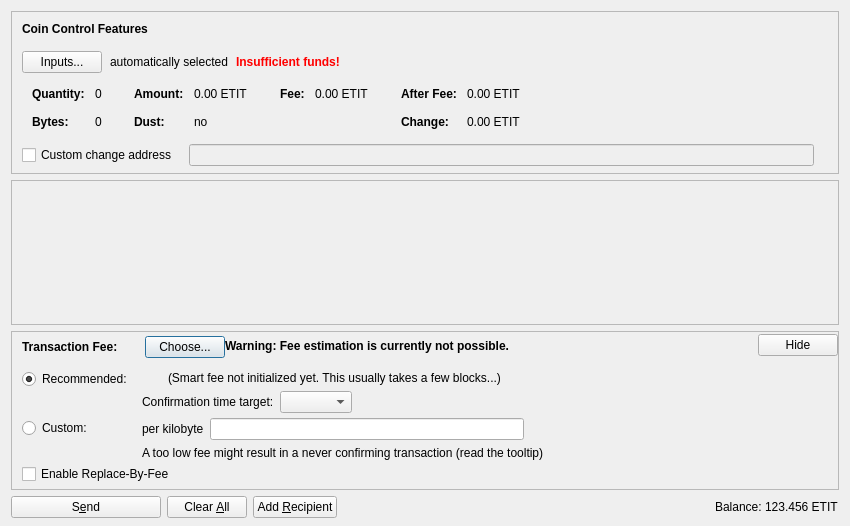
<?xml version="1.0" encoding="UTF-8"?>
<ui version="4.0">
 <class>SendCoinsDialog</class>
 <widget class="QDialog" name="SendCoinsDialog">
  <property name="geometry">
   <rect>
    <x>0</x>
    <y>0</y>
    <width>850</width>
    <height>526</height>
   </rect>
  </property>
  <property name="windowTitle">
   <string>Send Coins</string>
  </property>
  <layout class="QVBoxLayout" name="verticalLayout" stretch="0,1,0,0">
   <property name="bottomMargin">
    <number>8</number>
   </property>
   <item>
    <widget class="QFrame" name="frameCoinControl">
     <property name="sizePolicy">
      <sizepolicy hsizetype="Expanding" vsizetype="Expanding">
       <horstretch>0</horstretch>
       <verstretch>0</verstretch>
      </sizepolicy>
     </property>
     <property name="maximumSize">
      <size>
       <width>16777215</width>
       <height>16777215</height>
      </size>
     </property>
     <property name="frameShape">
      <enum>QFrame::StyledPanel</enum>
     </property>
     <property name="frameShadow">
      <enum>QFrame::Sunken</enum>
     </property>
     <layout class="QVBoxLayout" name="verticalLayoutCoinControl2">
      <property name="spacing">
       <number>0</number>
      </property>
      <property name="leftMargin">
       <number>0</number>
      </property>
      <property name="topMargin">
       <number>0</number>
      </property>
      <property name="rightMargin">
       <number>0</number>
      </property>
      <property name="bottomMargin">
       <number>6</number>
      </property>
      <item>
       <layout class="QVBoxLayout" name="verticalLayoutCoinControl" stretch="0,0,0,0,1">
        <property name="spacing">
         <number>0</number>
        </property>
        <property name="leftMargin">
         <number>10</number>
        </property>
        <property name="topMargin">
         <number>10</number>
        </property>
        <item>
         <layout class="QHBoxLayout" name="horizontalLayoutCoinControl1">
          <property name="bottomMargin">
           <number>15</number>
          </property>
          <item>
           <widget class="QLabel" name="labelCoinControlFeatures">
            <property name="sizePolicy">
             <sizepolicy hsizetype="Preferred" vsizetype="Maximum">
              <horstretch>0</horstretch>
              <verstretch>0</verstretch>
             </sizepolicy>
            </property>
            <property name="font">
             <font>
              <weight>75</weight>
              <bold>true</bold>
             </font>
            </property>
            <property name="styleSheet">
             <string notr="true">font-weight:bold;</string>
            </property>
            <property name="text">
             <string>Coin Control Features</string>
            </property>
           </widget>
          </item>
         </layout>
        </item>
        <item>
         <layout class="QHBoxLayout" name="horizontalLayoutCoinControl2" stretch="0,0,0,0">
          <property name="spacing">
           <number>8</number>
          </property>
          <property name="bottomMargin">
           <number>10</number>
          </property>
          <item>
           <widget class="QPushButton" name="pushButtonCoinControl">
            <property name="styleSheet">
             <string notr="true"/>
            </property>
            <property name="text">
             <string>Inputs...</string>
            </property>
            <property name="autoDefault">
             <bool>false</bool>
            </property>
           </widget>
          </item>
          <item>
           <widget class="QLabel" name="labelCoinControlAutomaticallySelected">
            <property name="text">
             <string>automatically selected</string>
            </property>
            <property name="margin">
             <number>5</number>
            </property>
           </widget>
          </item>
          <item>
           <widget class="QLabel" name="labelCoinControlInsuffFunds">
            <property name="font">
             <font>
              <weight>75</weight>
              <bold>true</bold>
             </font>
            </property>
            <property name="styleSheet">
             <string notr="true">color:red;font-weight:bold;</string>
            </property>
            <property name="text">
             <string>Insufficient funds!</string>
            </property>
            <property name="margin">
             <number>5</number>
            </property>
           </widget>
          </item>
          <item>
           <spacer name="horizontalSpacerCoinControl">
            <property name="orientation">
             <enum>Qt::Horizontal</enum>
            </property>
            <property name="sizeHint" stdset="0">
             <size>
              <width>40</width>
              <height>1</height>
             </size>
            </property>
           </spacer>
          </item>
         </layout>
        </item>
        <item>
         <widget class="QWidget" name="widgetCoinControl" native="true">
          <property name="sizePolicy">
           <sizepolicy hsizetype="Preferred" vsizetype="Preferred">
            <horstretch>0</horstretch>
            <verstretch>0</verstretch>
           </sizepolicy>
          </property>
          <property name="minimumSize">
           <size>
            <width>0</width>
            <height>0</height>
           </size>
          </property>
          <property name="styleSheet">
           <string notr="true"/>
          </property>
          <layout class="QHBoxLayout" name="horizontalLayoutCoinControl5">
           <property name="leftMargin">
            <number>0</number>
           </property>
           <property name="topMargin">
            <number>0</number>
           </property>
           <property name="rightMargin">
            <number>0</number>
           </property>
           <property name="bottomMargin">
            <number>0</number>
           </property>
           <item>
            <layout class="QHBoxLayout" name="horizontalLayoutCoinControl3" stretch="0,0,0,1">
             <property name="spacing">
              <number>20</number>
             </property>
             <property name="topMargin">
              <number>0</number>
             </property>
             <property name="bottomMargin">
              <number>10</number>
             </property>
             <item>
              <layout class="QFormLayout" name="formLayoutCoinControl1">
               <property name="horizontalSpacing">
                <number>10</number>
               </property>
               <property name="verticalSpacing">
                <number>14</number>
               </property>
               <property name="leftMargin">
                <number>10</number>
               </property>
               <property name="topMargin">
                <number>4</number>
               </property>
               <property name="rightMargin">
                <number>6</number>
               </property>
               <item row="0" column="0">
                <widget class="QLabel" name="labelCoinControlQuantityText">
                 <property name="font">
                  <font>
                   <weight>75</weight>
                   <bold>true</bold>
                  </font>
                 </property>
                 <property name="text">
                  <string>Quantity:</string>
                 </property>
                 <property name="margin">
                  <number>0</number>
                 </property>
                </widget>
               </item>
               <item row="0" column="1">
                <widget class="QLabel" name="labelCoinControlQuantity">
                 <property name="cursor">
                  <cursorShape>IBeamCursor</cursorShape>
                 </property>
                 <property name="contextMenuPolicy">
                  <enum>Qt::ActionsContextMenu</enum>
                 </property>
                 <property name="text">
                  <string notr="true">0</string>
                 </property>
                 <property name="margin">
                  <number>0</number>
                 </property>
                 <property name="textInteractionFlags">
                  <set>Qt::LinksAccessibleByMouse|Qt::TextSelectableByKeyboard|Qt::TextSelectableByMouse</set>
                 </property>
                </widget>
               </item>
               <item row="1" column="0">
                <widget class="QLabel" name="labelCoinControlBytesText">
                 <property name="font">
                  <font>
                   <weight>75</weight>
                   <bold>true</bold>
                  </font>
                 </property>
                 <property name="text">
                  <string>Bytes:</string>
                 </property>
                </widget>
               </item>
               <item row="1" column="1">
                <widget class="QLabel" name="labelCoinControlBytes">
                 <property name="cursor">
                  <cursorShape>IBeamCursor</cursorShape>
                 </property>
                 <property name="contextMenuPolicy">
                  <enum>Qt::ActionsContextMenu</enum>
                 </property>
                 <property name="text">
                  <string notr="true">0</string>
                 </property>
                 <property name="textInteractionFlags">
                  <set>Qt::LinksAccessibleByMouse|Qt::TextSelectableByKeyboard|Qt::TextSelectableByMouse</set>
                 </property>
                </widget>
               </item>
              </layout>
             </item>
             <item>
              <layout class="QFormLayout" name="formLayoutCoinControl2">
               <property name="horizontalSpacing">
                <number>10</number>
               </property>
               <property name="verticalSpacing">
                <number>14</number>
               </property>
               <property name="leftMargin">
                <number>6</number>
               </property>
               <property name="topMargin">
                <number>4</number>
               </property>
               <property name="rightMargin">
                <number>6</number>
               </property>
               <item row="0" column="0">
                <widget class="QLabel" name="labelCoinControlAmountText">
                 <property name="font">
                  <font>
                   <weight>75</weight>
                   <bold>true</bold>
                  </font>
                 </property>
                 <property name="text">
                  <string>Amount:</string>
                 </property>
                 <property name="margin">
                  <number>0</number>
                 </property>
                </widget>
               </item>
               <item row="0" column="1">
                <widget class="QLabel" name="labelCoinControlAmount">
                 <property name="cursor">
                  <cursorShape>IBeamCursor</cursorShape>
                 </property>
                 <property name="contextMenuPolicy">
                  <enum>Qt::ActionsContextMenu</enum>
                 </property>
                 <property name="text">
                  <string notr="true">0.00 ETIT</string>
                 </property>
                 <property name="textInteractionFlags">
                  <set>Qt::LinksAccessibleByMouse|Qt::TextSelectableByKeyboard|Qt::TextSelectableByMouse</set>
                 </property>
                </widget>
               </item>
               <item row="1" column="0">
                <widget class="QLabel" name="labelCoinControlLowOutputText">
                 <property name="font">
                  <font>
                   <weight>75</weight>
                   <bold>true</bold>
                  </font>
                 </property>
                 <property name="text">
                  <string>Dust:</string>
                 </property>
                </widget>
               </item>
               <item row="1" column="1">
                <widget class="QLabel" name="labelCoinControlLowOutput">
                 <property name="cursor">
                  <cursorShape>IBeamCursor</cursorShape>
                 </property>
                 <property name="contextMenuPolicy">
                  <enum>Qt::ActionsContextMenu</enum>
                 </property>
                 <property name="text">
                  <string notr="true">no</string>
                 </property>
                 <property name="textInteractionFlags">
                  <set>Qt::LinksAccessibleByMouse|Qt::TextSelectableByKeyboard|Qt::TextSelectableByMouse</set>
                 </property>
                </widget>
               </item>
              </layout>
             </item>
             <item>
              <layout class="QFormLayout" name="formLayoutCoinControl3">
               <property name="horizontalSpacing">
                <number>10</number>
               </property>
               <property name="verticalSpacing">
                <number>14</number>
               </property>
               <property name="leftMargin">
                <number>6</number>
               </property>
               <property name="topMargin">
                <number>4</number>
               </property>
               <property name="rightMargin">
                <number>6</number>
               </property>
               <item row="0" column="0">
                <widget class="QLabel" name="labelCoinControlFeeText">
                 <property name="font">
                  <font>
                   <weight>75</weight>
                   <bold>true</bold>
                  </font>
                 </property>
                 <property name="text">
                  <string>Fee:</string>
                 </property>
                 <property name="margin">
                  <number>0</number>
                 </property>
                </widget>
               </item>
               <item row="0" column="1">
                <widget class="QLabel" name="labelCoinControlFee">
                 <property name="cursor">
                  <cursorShape>IBeamCursor</cursorShape>
                 </property>
                 <property name="contextMenuPolicy">
                  <enum>Qt::ActionsContextMenu</enum>
                 </property>
                 <property name="text">
                  <string notr="true">0.00 ETIT</string>
                 </property>
                 <property name="textInteractionFlags">
                  <set>Qt::LinksAccessibleByMouse|Qt::TextSelectableByKeyboard|Qt::TextSelectableByMouse</set>
                 </property>
                </widget>
               </item>
              </layout>
             </item>
             <item>
              <layout class="QFormLayout" name="formLayoutCoinControl4">
               <property name="horizontalSpacing">
                <number>10</number>
               </property>
               <property name="verticalSpacing">
                <number>14</number>
               </property>
               <property name="leftMargin">
                <number>6</number>
               </property>
               <property name="topMargin">
                <number>4</number>
               </property>
               <property name="rightMargin">
                <number>6</number>
               </property>
               <item row="0" column="0">
                <widget class="QLabel" name="labelCoinControlAfterFeeText">
                 <property name="font">
                  <font>
                   <weight>75</weight>
                   <bold>true</bold>
                  </font>
                 </property>
                 <property name="text">
                  <string>After Fee:</string>
                 </property>
                 <property name="margin">
                  <number>0</number>
                 </property>
                </widget>
               </item>
               <item row="0" column="1">
                <widget class="QLabel" name="labelCoinControlAfterFee">
                 <property name="cursor">
                  <cursorShape>IBeamCursor</cursorShape>
                 </property>
                 <property name="contextMenuPolicy">
                  <enum>Qt::ActionsContextMenu</enum>
                 </property>
                 <property name="text">
                  <string notr="true">0.00 ETIT</string>
                 </property>
                 <property name="textInteractionFlags">
                  <set>Qt::LinksAccessibleByMouse|Qt::TextSelectableByKeyboard|Qt::TextSelectableByMouse</set>
                 </property>
                </widget>
               </item>
               <item row="1" column="0">
                <widget class="QLabel" name="labelCoinControlChangeText">
                 <property name="font">
                  <font>
                   <weight>75</weight>
                   <bold>true</bold>
                  </font>
                 </property>
                 <property name="text">
                  <string>Change:</string>
                 </property>
                </widget>
               </item>
               <item row="1" column="1">
                <widget class="QLabel" name="labelCoinControlChange">
                 <property name="cursor">
                  <cursorShape>IBeamCursor</cursorShape>
                 </property>
                 <property name="contextMenuPolicy">
                  <enum>Qt::ActionsContextMenu</enum>
                 </property>
                 <property name="text">
                  <string notr="true">0.00 ETIT</string>
                 </property>
                 <property name="textInteractionFlags">
                  <set>Qt::LinksAccessibleByMouse|Qt::TextSelectableByKeyboard|Qt::TextSelectableByMouse</set>
                 </property>
                </widget>
               </item>
              </layout>
             </item>
            </layout>
           </item>
          </layout>
         </widget>
        </item>
        <item>
         <layout class="QHBoxLayout" name="horizontalLayoutCoinControl4" stretch="0,0,0">
          <property name="spacing">
           <number>12</number>
          </property>
          <property name="sizeConstraint">
           <enum>QLayout::SetDefaultConstraint</enum>
          </property>
          <property name="topMargin">
           <number>5</number>
          </property>
          <property name="rightMargin">
           <number>5</number>
          </property>
          <item>
           <widget class="QCheckBox" name="checkBoxCoinControlChange">
            <property name="toolTip">
             <string>If this is activated, but the change address is empty or invalid, change will be sent to a newly generated address.</string>
            </property>
            <property name="text">
             <string>Custom change address</string>
            </property>
           </widget>
          </item>
          <item>
           <widget class="QValidatedLineEdit" name="lineEditCoinControlChange">
            <property name="enabled">
             <bool>false</bool>
            </property>
            <property name="sizePolicy">
             <sizepolicy hsizetype="Expanding" vsizetype="Fixed">
              <horstretch>0</horstretch>
              <verstretch>0</verstretch>
             </sizepolicy>
            </property>
           </widget>
          </item>
          <item>
           <widget class="QLabel" name="labelCoinControlChangeLabel">
            <property name="sizePolicy">
             <sizepolicy hsizetype="Preferred" vsizetype="Expanding">
              <horstretch>0</horstretch>
              <verstretch>0</verstretch>
             </sizepolicy>
            </property>
            <property name="minimumSize">
             <size>
              <width>0</width>
              <height>0</height>
             </size>
            </property>
            <property name="text">
             <string/>
            </property>
            <property name="margin">
             <number>3</number>
            </property>
           </widget>
          </item>
         </layout>
        </item>
        <item>
         <spacer name="verticalSpacerCoinControl">
          <property name="orientation">
           <enum>Qt::Vertical</enum>
          </property>
          <property name="sizeHint" stdset="0">
           <size>
            <width>800</width>
            <height>1</height>
           </size>
          </property>
         </spacer>
        </item>
       </layout>
      </item>
     </layout>
    </widget>
   </item>
   <item>
    <widget class="QScrollArea" name="scrollArea">
     <property name="widgetResizable">
      <bool>true</bool>
     </property>
     <widget class="QWidget" name="scrollAreaWidgetContents">
      <property name="geometry">
       <rect>
        <x>0</x>
        <y>0</y>
        <width>830</width>
        <height>104</height>
       </rect>
      </property>
      <layout class="QVBoxLayout" name="verticalLayout_2" stretch="0,1">
       <property name="leftMargin">
        <number>0</number>
       </property>
       <property name="topMargin">
        <number>0</number>
       </property>
       <property name="rightMargin">
        <number>0</number>
       </property>
       <property name="bottomMargin">
        <number>0</number>
       </property>
       <item>
        <layout class="QVBoxLayout" name="entries">
         <property name="spacing">
          <number>6</number>
         </property>
        </layout>
       </item>
       <item>
        <spacer name="verticalSpacer">
         <property name="orientation">
          <enum>Qt::Vertical</enum>
         </property>
         <property name="sizeHint" stdset="0">
          <size>
           <width>20</width>
           <height>40</height>
          </size>
         </property>
        </spacer>
       </item>
      </layout>
     </widget>
    </widget>
   </item>
   <item>
    <widget class="QFrame" name="frameFee">
     <property name="sizePolicy">
      <sizepolicy hsizetype="Expanding" vsizetype="Expanding">
       <horstretch>0</horstretch>
       <verstretch>0</verstretch>
      </sizepolicy>
     </property>
     <property name="maximumSize">
      <size>
       <width>16777215</width>
       <height>16777215</height>
      </size>
     </property>
     <property name="frameShape">
      <enum>QFrame::StyledPanel</enum>
     </property>
     <property name="frameShadow">
      <enum>QFrame::Sunken</enum>
     </property>
     <layout class="QVBoxLayout" name="verticalLayoutFee1">
      <property name="spacing">
       <number>0</number>
      </property>
      <property name="leftMargin">
       <number>0</number>
      </property>
      <property name="topMargin">
       <number>0</number>
      </property>
      <property name="rightMargin">
       <number>0</number>
      </property>
      <property name="bottomMargin">
       <number>0</number>
      </property>
      <item>
       <layout class="QVBoxLayout" name="verticalLayoutFee2" stretch="0,0,0">
        <property name="spacing">
         <number>0</number>
        </property>
        <property name="leftMargin">
         <number>10</number>
        </property>
        <property name="topMargin">
         <number>0</number>
        </property>
        <item>
         <layout class="QHBoxLayout" name="horizontalLayoutFee1">
          <property name="bottomMargin">
           <number>0</number>
          </property>
          <item>
           <layout class="QVBoxLayout" name="verticalLayoutFee7">
            <property name="spacing">
             <number>0</number>
            </property>
            <item>
             <spacer name="verticalSpacerSmartFee">
              <property name="orientation">
               <enum>Qt::Vertical</enum>
              </property>
              <property name="sizeType">
               <enum>QSizePolicy::Fixed</enum>
              </property>
              <property name="sizeHint" stdset="0">
               <size>
                <width>1</width>
                <height>4</height>
               </size>
              </property>
             </spacer>
            </item>
            <item>
             <layout class="QHBoxLayout" name="horizontalLayoutSmartFee">
              <property name="spacing">
               <number>10</number>
              </property>
              <item>
               <widget class="QLabel" name="labelFeeHeadline">
                <property name="sizePolicy">
                 <sizepolicy hsizetype="Preferred" vsizetype="Maximum">
                  <horstretch>0</horstretch>
                  <verstretch>0</verstretch>
                 </sizepolicy>
                </property>
                <property name="font">
                 <font>
                  <weight>75</weight>
                  <bold>true</bold>
                 </font>
                </property>
                <property name="styleSheet">
                 <string notr="true">font-weight:bold;</string>
                </property>
                <property name="text">
                 <string>Transaction Fee:</string>
                </property>
               </widget>
              </item>
              <item>
               <widget class="QLabel" name="labelFeeMinimized">
                <property name="text">
                 <string/>
                </property>
               </widget>
              </item>
              <item>
               <widget class="QPushButton" name="buttonChooseFee">
                <property name="text">
                 <string>Choose...</string>
                </property>
               </widget>
              </item>
             </layout>
            </item>
            <item>
             <spacer name="verticalSpacer_5">
              <property name="orientation">
               <enum>Qt::Vertical</enum>
              </property>
              <property name="sizeHint" stdset="0">
               <size>
                <width>1</width>
                <height>1</height>
               </size>
              </property>
             </spacer>
            </item>
           </layout>
          </item>
          <item>
           <widget class="QLabel" name="fallbackFeeWarningLabel">
            <property name="toolTip">
             <string>Using the fallbackfee can result in sending a transaction that will take several hours or days (or never) to confirm. Consider choosing your fee manually or wait until you have validated the complete chain.</string>
            </property>
            <property name="font">
            <font>
                <weight>75</weight>
                <bold>true</bold>
            </font>
            </property>
            <property name="text">
             <string>Warning: Fee estimation is currently not possible.</string>
            </property>
            <property name="wordWrap">
             <bool>false</bool>
            </property>
           </widget>
          </item>
          <item>
           <spacer name="horizontalSpacer_4">
            <property name="orientation">
             <enum>Qt::Horizontal</enum>
            </property>
            <property name="sizeType">
             <enum>QSizePolicy::MinimumExpanding</enum>
            </property>
            <property name="sizeHint" stdset="0">
             <size>
              <width>40</width>
              <height>20</height>
             </size>
            </property>
           </spacer>
          </item>
          <item>
           <widget class="QPushButton" name="buttonMinimizeFee">
            <property name="toolTip">
             <string>Hide transaction fee settings</string>
            </property>
            <property name="text">
             <string>Hide</string>
            </property>
           </widget>
          </item>
         </layout>
        </item>
        <item>
         <widget class="QFrame" name="frameFeeSelection">
          <layout class="QVBoxLayout" name="verticalLayoutFee12">
           <property name="spacing">
            <number>0</number>
           </property>
           <property name="leftMargin">
            <number>0</number>
           </property>
           <property name="topMargin">
            <number>0</number>
           </property>
           <property name="rightMargin">
            <number>0</number>
           </property>
           <property name="bottomMargin">
            <number>0</number>
           </property>
           <item>
            <layout class="QGridLayout" name="gridLayoutFee">
             <property name="topMargin">
              <number>10</number>
             </property>
             <property name="bottomMargin">
              <number>4</number>
             </property>
             <property name="horizontalSpacing">
              <number>10</number>
             </property>
             <property name="verticalSpacing">
              <number>4</number>
             </property>
             <item row="1" column="1">
              <layout class="QVBoxLayout" name="verticalLayoutFee8">
               <property name="spacing">
                <number>6</number>
               </property>
               <item>
                <layout class="QHBoxLayout" name="horizontalLayoutFee13">
                 <item>
                  <widget class="QLabel" name="labelCustomPerKilobyte">
                   <property name="toolTip">
                    <string>Specify a custom fee per kB (1,000 bytes) of the transaction's virtual size.

Note:  Since the fee is calculated on a per-byte basis, a fee of "100 satoshis per kB" for a transaction size of 500 bytes (half of 1 kB) would ultimately yield a fee of only 50 satoshis.</string>
                   </property>
                   <property name="text">
                    <string>per kilobyte</string>
                   </property>
                  </widget>
                 </item>
                 <item>
                  <widget class="eTitaniumAmountField" name="customFee"/>
                 </item>
                 <item>
                  <spacer name="horizontalSpacer_6">
                   <property name="orientation">
                    <enum>Qt::Horizontal</enum>
                   </property>
                   <property name="sizeHint" stdset="0">
                    <size>
                     <width>1</width>
                     <height>1</height>
                    </size>
                   </property>
                  </spacer>
                 </item>
                </layout>
               </item>
               <item>
                <layout class="QHBoxLayout" name="horizontalLayoutFee8">
                 <item>
                  <widget class="QLabel" name="labelCustomFeeWarning">
                   <property name="enabled">
                    <bool>true</bool>
                   </property>
                   <property name="toolTip">
                    <string>When there is less transaction volume than space in the blocks, miners as well as relaying nodes may enforce a minimum fee. Paying only this minimum fee is just fine, but be aware that this can result in a never confirming transaction once there is more demand for etitanium transactions than the network can process.</string>
                   </property>
                   <property name="text">
                    <string>A too low fee might result in a never confirming transaction (read the tooltip)</string>
                   </property>
                  </widget>
                 </item>
                 <item>
                  <spacer name="horizontalSpacer_2">
                   <property name="orientation">
                    <enum>Qt::Horizontal</enum>
                   </property>
                   <property name="sizeHint" stdset="0">
                    <size>
                     <width>1</width>
                     <height>1</height>
                    </size>
                   </property>
                  </spacer>
                 </item>
                </layout>
               </item>
              </layout>
             </item>
             <item row="0" column="0">
              <layout class="QVBoxLayout" name="verticalLayoutFee4" stretch="0,1">
               <item>
                <widget class="QRadioButton" name="radioSmartFee">
                 <property name="text">
                  <string>Recommended:</string>
                 </property>
                 <property name="checked">
                  <bool>true</bool>
                 </property>
                 <attribute name="buttonGroup">
                  <string notr="true">groupFee</string>
                 </attribute>
                </widget>
               </item>
               <item>
                <spacer name="verticalSpacer_2">
                 <property name="orientation">
                  <enum>Qt::Vertical</enum>
                 </property>
                 <property name="sizeHint" stdset="0">
                  <size>
                   <width>1</width>
                   <height>1</height>
                  </size>
                 </property>
                </spacer>
               </item>
              </layout>
             </item>
             <item row="1" column="0">
              <layout class="QVBoxLayout" name="verticalLayoutFee9" stretch="0,1">
               <item>
                <widget class="QRadioButton" name="radioCustomFee">
                 <property name="text">
                  <string>Custom:</string>
                 </property>
                 <attribute name="buttonGroup">
                  <string notr="true">groupFee</string>
                 </attribute>
                </widget>
               </item>
               <item>
                <spacer name="verticalSpacer_6">
                 <property name="orientation">
                  <enum>Qt::Vertical</enum>
                 </property>
                 <property name="sizeHint" stdset="0">
                  <size>
                   <width>1</width>
                   <height>1</height>
                  </size>
                 </property>
                </spacer>
               </item>
              </layout>
             </item>
             <item row="0" column="1">
              <layout class="QVBoxLayout" name="verticalLayoutFee3" stretch="0,0,1">
               <property name="spacing">
                <number>6</number>
               </property>
               <property name="topMargin">
                <number>2</number>
               </property>
               <item>
                <layout class="QHBoxLayout" name="horizontalLayoutFee12">
                 <item>
                  <widget class="QLabel" name="labelSmartFee">
                   <property name="text">
                    <string/>
                   </property>
                  </widget>
                 </item>
                 <item>
                  <widget class="QLabel" name="labelFeeEstimation">
                   <property name="text">
                    <string/>
                   </property>
                  </widget>
                 </item>
                 <item>
                  <widget class="QLabel" name="labelSmartFee2">
                   <property name="text">
                    <string>(Smart fee not initialized yet. This usually takes a few blocks...)</string>
                   </property>
                  </widget>
                 </item>
                 <item>
                  <spacer name="horizontalSpacer_5">
                   <property name="orientation">
                    <enum>Qt::Horizontal</enum>
                   </property>
                   <property name="sizeHint" stdset="0">
                    <size>
                     <width>1</width>
                     <height>1</height>
                    </size>
                   </property>
                  </spacer>
                 </item>
                </layout>
               </item>
               <item>
                <layout class="QHBoxLayout" name="horizontalLayoutFee9">
                 <item>
                  <layout class="QVBoxLayout" name="verticalLayoutFee6">
                   <item>
                    <widget class="QLabel" name="labelSmartFee3">
                     <property name="text">
                      <string>Confirmation time target:</string>
                     </property>
                    </widget>
                   </item>
                  </layout>
                 </item>
                 <item>
                  <layout class="QVBoxLayout" name="verticalLayoutFee5">
                   <property name="rightMargin">
                    <number>30</number>
                   </property>
                   <item>
                    <layout class="QHBoxLayout" name="horizontalLayoutConfTarget">
                     <property name="bottomMargin">
                      <number>0</number>
                     </property>
                     <item>
                      <widget class="QComboBox" name="confTargetSelector"/>
                     </item>
                     <item>
                      <spacer name="horizontalSpacerConfTarget">
                       <property name="orientation">
                        <enum>Qt::Horizontal</enum>
                       </property>
                       <property name="sizeHint" stdset="0">
                        <size>
                         <width>40</width>
                         <height>20</height>
                        </size>
                       </property>
                      </spacer>
                     </item>
                    </layout>
                   </item>
                  </layout>
                 </item>
                </layout>
               </item>
               <item>
                <spacer name="verticalSpacer_4">
                 <property name="orientation">
                  <enum>Qt::Vertical</enum>
                 </property>
                 <property name="sizeHint" stdset="0">
                  <size>
                   <width>1</width>
                   <height>1</height>
                  </size>
                 </property>
                </spacer>
               </item>
              </layout>
             </item>
            </layout>
           </item>
           <item>
            <widget class="QCheckBox" name="optInRBF">
             <property name="text">
              <string>Enable Replace-By-Fee</string>
             </property>
             <property name="toolTip">
              <string>With Replace-By-Fee (BIP-125) you can increase a transaction's fee after it is sent. Without this, a higher fee may be recommended to compensate for increased transaction delay risk.</string>
             </property>
            </widget>
           </item>
          </layout>
         </widget>
        </item>
        <item>
         <spacer name="verticalSpacerFee">
          <property name="orientation">
           <enum>Qt::Vertical</enum>
          </property>
          <property name="sizeHint" stdset="0">
           <size>
            <width>40</width>
            <height>5</height>
           </size>
          </property>
         </spacer>
        </item>
       </layout>
      </item>
     </layout>
    </widget>
   </item>
   <item>
    <layout class="QHBoxLayout" name="horizontalLayout">
     <item>
      <widget class="QPushButton" name="sendButton">
       <property name="minimumSize">
        <size>
         <width>150</width>
         <height>0</height>
        </size>
       </property>
       <property name="toolTip">
        <string>Confirm the send action</string>
       </property>
       <property name="text">
        <string>S&amp;end</string>
       </property>
       <property name="icon">
        <iconset resource="../etitanium.qrc">
         <normaloff>:/icons/send</normaloff>:/icons/send</iconset>
       </property>
       <property name="autoDefault">
        <bool>false</bool>
       </property>
       <property name="default">
        <bool>false</bool>
       </property>
      </widget>
     </item>
     <item>
      <widget class="QPushButton" name="clearButton">
       <property name="sizePolicy">
        <sizepolicy hsizetype="Minimum" vsizetype="Fixed">
         <horstretch>0</horstretch>
         <verstretch>0</verstretch>
        </sizepolicy>
       </property>
       <property name="toolTip">
        <string>Clear all fields of the form.</string>
       </property>
       <property name="text">
        <string>Clear &amp;All</string>
       </property>
       <property name="icon">
        <iconset resource="../etitanium.qrc">
         <normaloff>:/icons/remove</normaloff>:/icons/remove</iconset>
       </property>
       <property name="autoDefault">
        <bool>false</bool>
       </property>
      </widget>
     </item>
     <item>
      <widget class="QPushButton" name="addButton">
       <property name="toolTip">
        <string>Send to multiple recipients at once</string>
       </property>
       <property name="text">
        <string>Add &amp;Recipient</string>
       </property>
       <property name="icon">
        <iconset resource="../etitanium.qrc">
         <normaloff>:/icons/add</normaloff>:/icons/add</iconset>
       </property>
       <property name="autoDefault">
        <bool>false</bool>
       </property>
      </widget>
     </item>
     <item>
      <spacer name="horizontalSpacer">
       <property name="orientation">
        <enum>Qt::Horizontal</enum>
       </property>
       <property name="sizeHint" stdset="0">
        <size>
         <width>40</width>
         <height>20</height>
        </size>
       </property>
      </spacer>
     </item>
     <item>
      <layout class="QHBoxLayout" name="horizontalLayout_2">
       <property name="spacing">
        <number>3</number>
       </property>
       <item>
        <widget class="QLabel" name="labelBalanceName">
         <property name="sizePolicy">
          <sizepolicy hsizetype="Preferred" vsizetype="Fixed">
           <horstretch>0</horstretch>
           <verstretch>0</verstretch>
          </sizepolicy>
         </property>
         <property name="text">
          <string>Balance:</string>
         </property>
        </widget>
       </item>
       <item>
        <widget class="QLabel" name="labelBalance">
         <property name="sizePolicy">
          <sizepolicy hsizetype="Preferred" vsizetype="Fixed">
           <horstretch>0</horstretch>
           <verstretch>0</verstretch>
          </sizepolicy>
         </property>
         <property name="cursor">
          <cursorShape>IBeamCursor</cursorShape>
         </property>
         <property name="text">
          <string notr="true">123.456 ETIT</string>
         </property>
         <property name="textInteractionFlags">
          <set>Qt::LinksAccessibleByMouse|Qt::TextSelectableByKeyboard|Qt::TextSelectableByMouse</set>
         </property>
        </widget>
       </item>
      </layout>
     </item>
    </layout>
   </item>
  </layout>
 </widget>
 <customwidgets>
  <customwidget>
   <class>QValidatedLineEdit</class>
   <extends>QLineEdit</extends>
   <header>qt/qvalidatedlineedit.h</header>
  </customwidget>
  <customwidget>
   <class>eTitaniumAmountField</class>
   <extends>QLineEdit</extends>
   <header>qt/etitaniumamountfield.h</header>
   <container>1</container>
  </customwidget>
 </customwidgets>
 <resources>
  <include location="../etitanium.qrc"/>
 </resources>
 <connections/>
 <buttongroups>
  <buttongroup name="groupFee"/>
 </buttongroups>
</ui>
